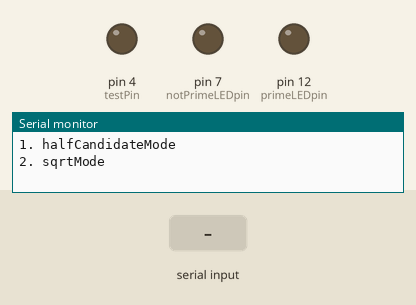
Bench run of a sketch on a simulated Arduino Uno, built with avr-gcc and run on an emulated ATmega328P. Shown: output pins drawn as LEDs (lit = HIGH), the last lines printed to the serial monitor. The test bench sets the inputs (shaded band).

Above: at 0.8 s.
0.9 s: "90,45\n" received over Serial
2.4 s: "30,150\n" received over Serial
At 3.6 s:
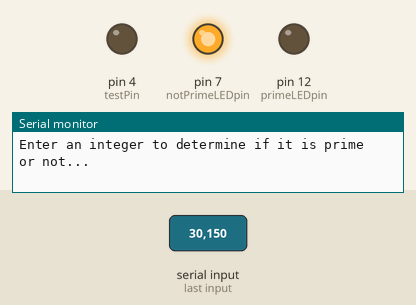
3.9 s: "2\n" received over Serial
At 4.5 s:
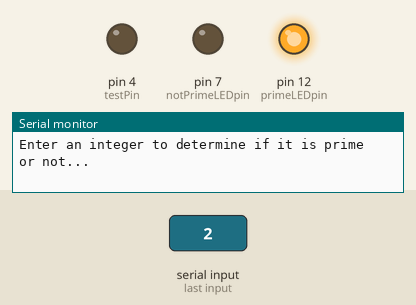
5.4 s: "1\n" received over Serial
At 5.7 s:
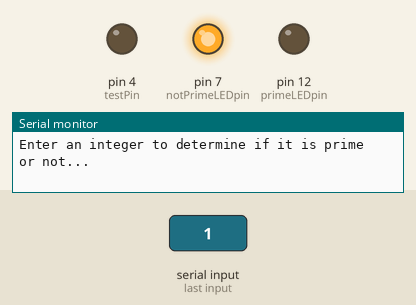
6.9 s: "5\n" received over Serial
At 8.0 s:
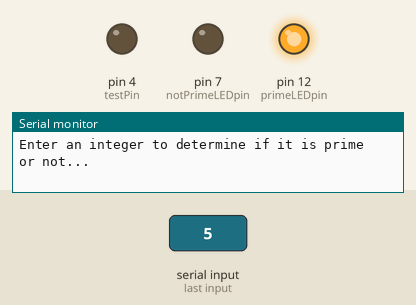
Timing chart, 0 to 9.4 s (numbered marks = the images above; inputs shaded):
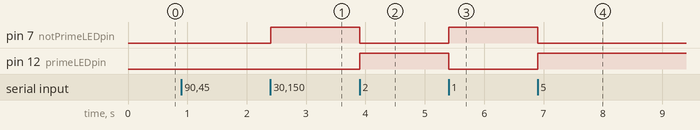

The sketch:

PrimeOrNotPrime_timed.ino
```cpp
//For more info on prime numbers https://en.wikipedia.org/wiki/List_of_prime_numbers
//Big primes to try: 27644437, 16769023, 331777, 193939, 4409

// Create Prime factorization program that stores into an array and prints all factors including duplicates
// Implement square root instead of stopping at half the prime candidate

const byte numChars = 32;
char receivedChars[numChars];

bool newData = false;
long dataNumber = 0;

static unsigned long start_time, time_ellapsed, toggle_timer_start;
int toggleDelay = 250;

int primeLEDpin = 12;
int notPrimeLEDpin = 7;
int testPin = 4;
bool LEDstate = true;

bool sqrtMode = false;

void getMode()
{
  Serial.println("Choose how to calculate whether an integer is prime...");
  Serial.println("1. halfCandidateMode ");
  Serial.println("2. sqrtMode");
  while (!newData)
  {
    long modeSelected = getInput();
    if (newData)
    {
      if (modeSelected == 1)
      {
        Serial.println("modeSelected = halfCandidateMode");
        sqrtMode = false;
      }
      else if (modeSelected == 2)
      {
        Serial.println("modeSelected = sqrtMode");
        sqrtMode = true;
      }
      else
      {
        Serial.println("error! selecting sqrtMode automatically because it is faster");
        sqrtMode = true;
      }
    }
  }
  newData = false;
  Serial.println("");
  Serial.println("Enter an integer to determine if it is prime or not...");
}


void setup()
{

  Serial.begin(9600);
  pinMode(primeLEDpin,OUTPUT);
  pinMode(notPrimeLEDpin,OUTPUT);
  pinMode(testPin, OUTPUT);
  digitalWrite(testPin, LOW);
  digitalWrite(primeLEDpin,LOW);
  digitalWrite(notPrimeLEDpin,LOW);

  getMode();
}

void loop()
{

   long inputedValue = getInput();
   if (newData)
   {
      bool isItPrime = checkPrime(inputedValue);
      printOutResult(inputedValue, isItPrime);
   }
}


void toggleLEDs()
{
    digitalWrite(primeLEDpin,LEDstate);
    digitalWrite(notPrimeLEDpin,!LEDstate);
    LEDstate = !LEDstate;
}

/**********************
* getInput will take an input from Serial and determine if an integer was input
***********************/
long getInput(void)
{
  // converting inputed string to long based on  https://forum.arduino.cc/index.php?topic=396450.0
  static byte ndx = 0;
  char endMarker = '\n';
  char rc;

  if (Serial.available() > 0)
  {
      rc = Serial.read();
      if (rc != endMarker)
      {
         receivedChars[ndx] = rc;
         ndx++;
         if (ndx >= numChars)
         {
           ndx = numChars - 1;
         }
       }
       else
       {
          receivedChars[ndx] = '\0'; // terminate the string
          ndx = 0;
          newData = true;
       }
   }

   if (newData == true)
   {
      dataNumber = 0;             // new for this version
      dataNumber = atol(receivedChars);   // new for this version
   }
   return dataNumber;
}


/**********************
* checkPrime will determine if the integer is prime
**********************/
bool checkPrime(long inputedInt)
{
   Serial.println("Checking........");
   digitalWrite(primeLEDpin,LOW);
   digitalWrite(notPrimeLEDpin,LOW);
   start_time = millis();
   toggle_timer_start = start_time;
   bool isPrime = true; // assume each value of i is prime until proven otherwise. Any instance of a value of j that is less than i and greater than 1 that is a factor of i means i is Not Prime
   if (inputedInt < 2)
   {
      time_ellapsed = millis() - start_time;
      return !isPrime;
   }
   long cutOff;
   int j = 2; // the denomenator, j, starts at one less than the numerator, i.

   if (sqrtMode)
     cutOff = long(sqrt(inputedInt));
   else
     cutOff = inputedInt/2;

   while (j <= (cutOff) && isPrime) //  decrement j in the while loop until a factor (j) is found or get up to half of the number being tested for primeness.
   {
      if (inputedInt % j == 0) // means i was divisible by j and therefore has a factor, so NOT prime
        isPrime = false; // now we know i is not Prime
      j++;

      //This code below pulsed the lights on and off alternating every second, but slows the processing down considerably

      if (millis()-toggle_timer_start > toggleDelay)
      {
        toggle_timer_start = millis();
        toggleLEDs();
        //Serial.println("TOGGLE");
      }


   }
   time_ellapsed = millis() - start_time; // comment this out if using pulsing lights during checking...

   return isPrime;
}

/**********************
* printOutResult displays information giving outcone of checkPrime
***********************/
void printOutResult(long inputedInt, bool isItPrime)
{
  Serial.print("The integer ");
  Serial.print(inputedInt);
  Serial.print(" is ");
  if(isItPrime)
  {
    Serial.println("PRIME");
    digitalWrite(primeLEDpin, HIGH);
    digitalWrite(notPrimeLEDpin, LOW);
  }
  else
  {
    Serial.println("NOT PRIME");
    digitalWrite(primeLEDpin, LOW);
    digitalWrite(notPrimeLEDpin, HIGH);
  }
  Serial.print("Time to determine prime or not prime is ");
  if (time_ellapsed < 1000) // display time ellapsed in milliseconds
  {
    Serial.print(time_ellapsed);
    Serial.println(" milliseconds.");
  }
  else //display time ellapsed in seconds rounded to the thousandth
  {
    Serial.print("about ");
    Serial.print(time_ellapsed/1000);
    Serial.print(".");
    Serial.print(time_ellapsed % 1000);
    Serial.println(" seconds.");
  }

  newData = false;
  Serial.println("");
  Serial.println("Enter an integer to determine if it is prime or not...");

}
```

Measured:
- after the input at 2.4 s, pin 7 (notPrimeLEDpin): LOW → HIGH at once
- after the input at 3.9 s, pin 7 (notPrimeLEDpin): HIGH → LOW at once; pin 12 (primeLEDpin): LOW → HIGH at once
- after the input at 5.4 s, pin 7 (notPrimeLEDpin): LOW → HIGH at once; pin 12 (primeLEDpin): HIGH → LOW at once
- after the input at 6.9 s, pin 7 (notPrimeLEDpin): HIGH → LOW at once; pin 12 (primeLEDpin): LOW → HIGH at once
